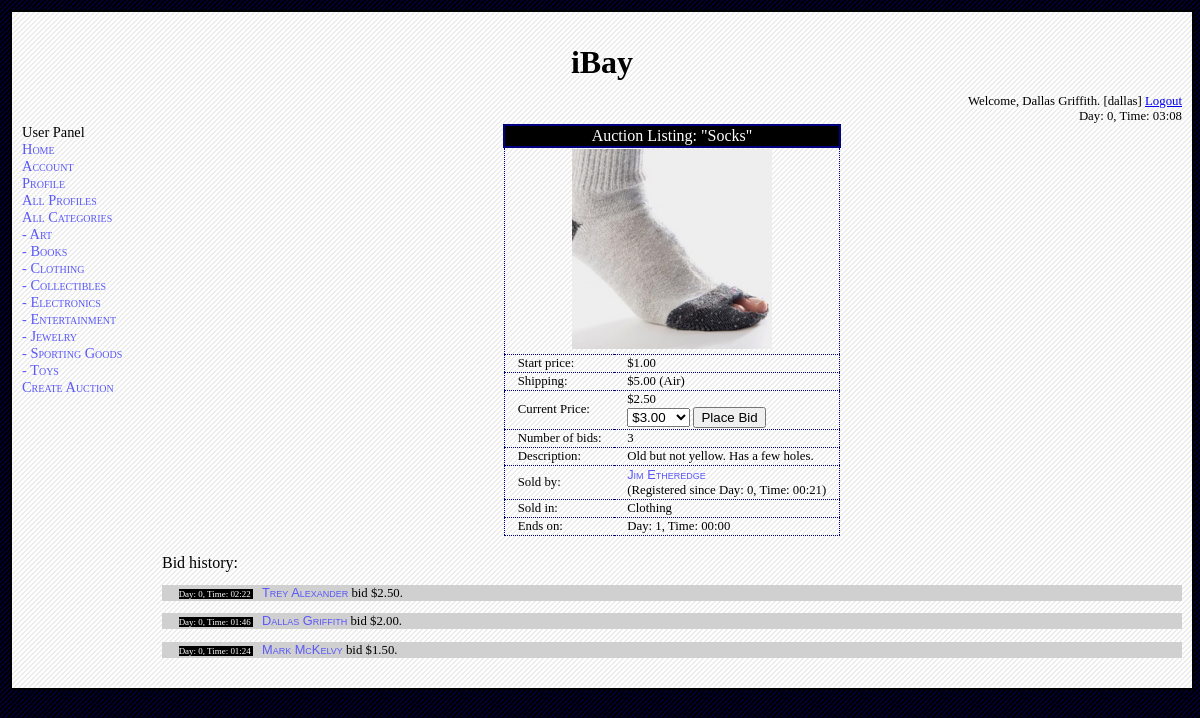
Before: /source/itemlisting.php?mode=view&title=Socks&seller=jim&category=Clothing&end_day=1&end_hour=0&end_minute=0 (signed in) with the older database file.
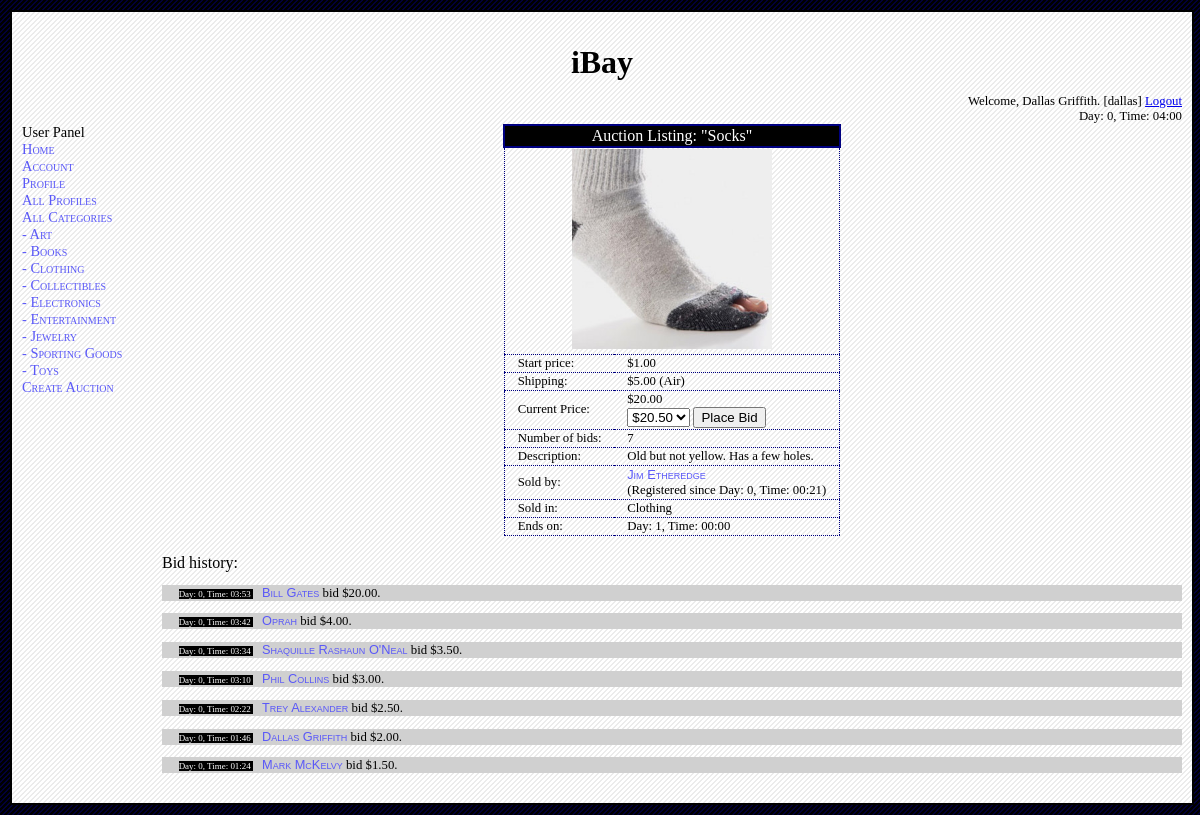
After: the same page with the newer database file.
### tables this page shows
CREATE TABLE `item_listing` (
  `title` varchar(50) NOT NULL default '',
  `seller` varchar(50) NOT NULL default '',
  `category` varchar(30) NOT NULL default '',
  `end_day` int(5) NOT NULL default '0',
  `end_hour` int(2) NOT NULL default '0',
  `end_minute` int(2) NOT NULL default '0',
  `description` varchar(250) default NULL,
  `shipping_cost` float(7,2) default NULL,
  `shipping_method` varchar(100) default NULL,
  `starting_price` float(7,2) default NULL,
  `current_price` float(7,2) default NULL,
  `picture` varchar(100) default NULL,
  `buyer` varchar(50) default NULL,
  `buyerfeedbackforseller_description` varchar(250) default NULL,
  `buyerfeedbackforseller_rating` int(2) default NULL,
  `sellerfeedbackforbuyer_description` varchar(250) default NULL,
  PRIMARY KEY  (`title`,`seller`,`category`,`end_day`,`end_hour`,`end_minute`),
  KEY `seller` (`seller`)
);

CREATE TABLE `bids_on` (
  `username` varchar(50) NOT NULL default '',
  `item_title` varchar(50) NOT NULL default '',
  `item_seller` varchar(50) NOT NULL default '',
  `item_category` varchar(30) NOT NULL default '',
  `item_end_day` int(5) NOT NULL default '0',
  `item_end_hour` int(2) NOT NULL default '0',
  `item_end_minute` int(2) NOT NULL default '0',
  `bid_day` int(5) NOT NULL default '0',
  `bid_hour` int(2) NOT NULL default '0',
  `bid_minute` int(2) NOT NULL default '0',
  `bid_amount` float(7,2) default NULL,
  `display_notification` char(1) default NULL,
  PRIMARY KEY  (`username`,`item_title`,`item_seller`,`item_category`,`item_end_day`,`item_end_hour`,`item_end_minute`,`bid_day`,`bid_hour`,`bid_minute`),
  KEY `item_title` (`item_title`),
  KEY `item_seller` (`item_seller`),
  KEY `item_category` (`item_category`),
  KEY `item_end_day` (`item_end_day`),
  KEY `item_end_hour` (`item_end_hour`),
  KEY `item_end_minute` (`item_end_minute`)
);

### source/dbinfo.php (called while the page is built, shortened)
<?php
class dbinfo_t
{
	var $debug;
	function init ()
	{
		$this->debug = true;
	}
	function query ($q)
	{
		if ($this->debug)
			$result = mysql_query ($q) or die ('BAD QUERY: '.mysql_error ());
		else
			$result = mysql_query ($q);
		return $result;
	}
	function get_realname ($username)
	{
		$result = $this->query ("select realname from user where username = '$username'");
		if (mysql_num_rows ($result) == 0)
			return "ERROR";
		else
		{
			$row = mysql_fetch_assoc ($result);
			return $row['realname'];
		}
	}
}
?>

### source/itemlisting.php (the view, shortened to what the rows shown need)
<?php
include_once ("common.php");
$dbinfo = new dbinfo_t ();
echo_header ($dbinfo);
$mode = get ("mode");
$current_script = current_script ();
$username = $dbinfo->username ();
$curr_day = $dbinfo->day ();
$curr_hour = $dbinfo->hour ();
$curr_minute = $dbinfo->minute ();
$title = get ("title");
$seller = get ("seller");
$category = get ("category");
$end_day = get ("end_day");
$end_hour = get ("end_hour");
$end_minute = get ("end_minute");
if ($mode == "view")
{
	$result = $dbinfo->query ("select * from item_listing
where	title = '$title'
AND	seller = '$seller'
AND	category = '$category'
AND	end_day = $end_day
AND	end_hour = $end_hour
AND	end_minute = $end_minute");
	if (mysql_num_rows ($result) == 0)
	{
		cout ("Invalid item listing.");
	}
	else
	{
		list ($title, $seller, $category, $end_day, $end_hour, $end_min,
		      $description, $shipping_cost, $shipping_method, $starting_price,
		      $current_price, $picture, $buyer, $buyer_fdbk, $buyer_fdbk_rating,
		      $seller_fdbk)
			= mysql_fetch_row ($result);
		$t = new table_common_t ();
		$t->init ("itemlisting");
		$seller_realname = href ("profile.php?mode=view&username=$seller", $dbinfo->get_realname ($seller));
		list ($d, $h, $m) = $dbinfo->get_registration_date ($seller);
		$seller_registration = format_time ($d, $h, $m);
		$closed = is_older ($end_day, $end_hour, $end_minute, $curr_day, $curr_hour, $curr_minute);
		if ($closed)
		{
			$time_message = $t->tr ($t->td ("Ended on:").
						$t->td (format_time ($end_day, $end_hour, $end_min)));
			$curr_price_message = $t->tr ($t->td ("End Price:").
						      $t->td ("\$$current_price"));
			if ($buyer_fdbk_rating != -1)
			{
				if ($dbinfo->is_admin ())
				{
					$url = "$current_script?";
					foreach ($_GET as $var => $val)
						$url = $url."$var=$val&";
					$url = $url."bfdbk=delete";
					$fdbk = $t->tr ($t->td ("Feedback from buyer:<br/>".
								href ($url, "Delete")).
							$t->td ($buyer_fdbk." Rating: $buyer_fdbk_rating"));
				}
				else
				{
					$fdbk = $t->tr ($t->td ("Feedback from buyer:").
							$t->td ($buyer_fdbk." Rating: $buyer_fdbk_rating"));
				}
			}
			else
			{
				$fdbk = $t->tr ($t->td ("Feedback from buyer:").
						$t->td ("None."));
			}
			if (!empty ($seller_fdbk))
			{
				if ($dbinfo->is_admin ())
				{
					$url = "$current_script?";
					foreach ($_GET as $var => $val)
						$url = $url."$var=$val&";
					$url = $url."sfdbk=delete";
					$fdbk = $fdbk.$t->tr ($t->td ("Feedback from seller:<br/>".
								      href ($url, "Delete")).
							      $t->td ($seller_fdbk));
				}
				else
				{
					$fdbk = $fdbk.$t->tr ($t->td ("Feedback from seller:").
							      $t->td ($seller_fdbk));
				}
			}
			else
			{
				$fdbk = $fdbk.$t->tr ($t->td ("Feedback from seller:").
						      $t->td ("None."));
			}
		}
		else
		{
			$time_message = $t->tr ($t->td ("Ends on:").
						$t->td (format_time ($end_day, $end_hour, $end_min)));
			list ($highest_bidder, $highest_bid) =
				$dbinfo->get_highest_bidder ($title, $seller, $category, $end_day, $end_hour, $end_min);
			if ($username != $seller &&
			    $username != $highest_bidder)
			{
				$options = "";
				for ($i = $highest_bid + 0.50; $i <= $highest_bid + 50; $i += 0.50)
				{
					$i = sprintf ("%.2f", $i);
					$options = $options.option ($i, "\$$i");
				}
				$url = "$current_script?";
				foreach ($_GET as $var => $val)
					$url = $url."$var=$val&";
				$url = $url."mode=bid";
				$curr_price_message = $t->tr ($t->td ("Current Price:").
							      $t->td ("\$$current_price".
								      form_begin ("$url", "post").
								      select ("bid_amount", $options).
								      hidden_input ("title", $title).
								      hidden_input ("seller", $seller).
								      hidden_input ("category", $category).
								      hidden_input ("end_day", $end_day).
								      hidden_input ("end_hour", $end_hour).
								      hidden_input ("end_minute", $end_min).
								      submit_input ("Place Bid").
								      form_end ()));
			}
			else
			{
				$curr_price_message = $t->tr ($t->td ("Current Price:").
							      $t->td ("\$$current_price"));
			}
		}
		$num_bids = $dbinfo->get_num_bids ($title, $seller, $category, $end_day, $end_hour, $end_min);
		echo $t->table_begin ().$t->table_head_begin ().
			$t->tr ($t->td_span ("Auction Listing: \"".$title."\"", "", 2)).
			$t->table_head_end ().$t->table_body_begin ().
			$t->tr ($t->td_span (local_img ($picture), "", 2, "center")).
			$t->tr ($t->td ("Start price:").
				$t->td ("\$$starting_price")).
			$t->tr ($t->td ("Shipping:").
				$t->td ("\$$shipping_cost ($shipping_method)")).
			$curr_price_message.
			$t->tr ($t->td ("Number of bids:").
				$t->td ("$num_bids")).
			$t->tr ($t->td ("Description:").
				$t->td ($description)).
			$t->tr ($t->td ("Sold by:").
				$t->td ("$seller_realname<br/>(Registered since $seller_registration)")).
			$t->tr ($t->td ("Sold in:").
				$t->td ($category)).
			$time_message.
			$fdbk.
			$t->table_body_end ().$t->table_end ();
		$result = $dbinfo->query ("select username, bid_day, bid_hour, bid_minute, bid_amount from bids_on
where	item_title = '$title'
AND	item_seller = '$seller'
AND	item_category = '$category'
AND	item_end_day = $end_day
AND	item_end_hour = $end_hour
AND	item_end_minute = $end_minute
order by bid_amount desc");
		if (mysql_num_rows ($result) == 0)
		{
			echo div ("None.", "bidhistory");
		}
		else
		{
			while (list ($bidder, $bid_day, $bid_hour, $bid_minute, $bid_amount)
			       = mysql_fetch_row ($result))
			{
				$bidder_realname = href ("profile.php?mode=view&username=$bidder", $dbinfo->get_realname ($bidder));
				echo div (span (format_time ($bid_day, $bid_hour, $bid_minute), "time").
					  "$bidder_realname bid \$$bid_amount.", "bidhistory");
			}
		}
	}
}
echo_footer ($dbinfo);
?>

### source/common.php (shortened to what the rows shown need)
<?php
include_once ("dbinfo.php");
include_once ("table_common.php");
function echo_header ($dbinfo)
{
	$dbinfo->init ();
	$dbinfo->update_all ();
	echo <<<HEREDOC
<!DOCTYPE HTML PUBLIC "-//W3C//DTD HTML 4.01//EN" "http://www.w3.org/TR/html4/strict.dtd">
<html>
<head>
<meta http-equiv="Content-Type" content="text/html; charset=iso-8859-1" />
<title>CMPS 460 DB Project</title>
<link href="style.css" rel="stylesheet" type="text/css" />
</head>
<body>
HEREDOC;
	echo_div ("container");
	end_div ();
	if ($dbinfo->logged_in ())
	{
		$realname = $dbinfo->realname ();
		$username = $dbinfo->username ();
		$logoutlink = href ("logout.php", "Logout");
		cout ("Welcome, $realname. [$username] $logoutlink");
	}
	else
	{
		$loginlink = href ("login.php", "Login");
		$reglink= href ("registration.php", "Register");
		cout ("Welcome! $loginlink or $reglink");
	}
}
function echo_footer ($dbinfo)
{
	echo <<<HEREDOC
</body>
</html>
HEREDOC;
}
function echo_div ($name)
{
	if (empty ($name))
		echo "<div>\n";
	else
		echo "<div id=\"$name\">\n";
}
function end_div ()
{
	echo "</div>\n";
}
function div ($text, $style_name = "")
{
	if (!empty ($style_name))
		$style_name = "id=\"$style_name\"";
	return "<div $style_name>\n$text\n</div>\n";
}
function span ($text, $style_name)
{
	if (!empty ($style_name))
		$style_name = "id=\"$style_name\"";
	return "<span $style_name>\n$text\n</span>\n";
}
function href ($url, $text)
{
	return "<a href=\"$url\">$text</a>";
}
function local_img ($path)
{
	return "<img src=\"images/$path\">";
}
function get ($key)
{
	if (isset ($_GET[$key]))
		$val = $_GET[$key];
	else
		$val = "";
	return $val;
}
function cout ($str)
{
	echo "$str"."<br/>\n";
}
function format_time ($day, $hour, $minute, $prefix_zeros_to_day = false)
{
	$day += 0;
	$hour += 0;
	$minute += 0;
	if ($minute < 10)
	{
		$minute = "0".$minute;
	}
	if ($hour < 10)
	{
		$hour = "0".$hour;
	}
	return "Day: $day, Time: $hour:$minute";
}
?>

### source/table_common.php (shortened to what the rows shown need)
<?php
class table_common_t
{
	var $main_class;
	function init ($main_class_)
	{
		$this->main_class = $main_class_;
		return $this->main_class;
	}
	function table_begin ()
	{
		return "<table class=\"$this->main_class\">\n";
	}
	function table_end ()
	{
		return "</table>\n";
	}
	function table_head_begin ($custom_class = "")
	{
		if (empty ($custom_class))
			return "<thead class=$this->main_class>\n";
		else
			return "<thead class=$custom_class>\n";
	}
	function table_head_end ()
	{
		return "</thead>\n";
	}
	function table_body_begin ($custom_class = "")
	{
		if (empty ($custom_class))
			return "<tbody class=$this->main_class>\n";
		else
			return "<tbody class=$custom_class>\n";
	}
	function table_body_end ()
	{
		return "</tbody>\n";
	}
	function tr ($s, $custom_class = "")
	{
		if (empty ($custom_class))
			return "\t<tr class=$this->main_class>\n\t$s\n\t</tr>\n";
		else
			return "\t<tr class=$custom_class>\n\t$s\n\t</tr>\n";
	}
	function td ($s, $custom_class = "")
	{
		return $this->td_span ($s, $custom_class);
	}
	function td_span ($s, $custom_class = "", $span = 0, $align = "")
	{
		if (!empty ($align))
			$align = "align=$align";
		if ($span == 0)
		{
			if (empty ($custom_class))
				return "\t<td $align class=$this->main_class>\n\t$s\n\t</td>\n";
			else
				return "\t<td $align class=$custom_class>\n\t$s\n\t</td>\n";
		}
		else
		{
			if (empty ($custom_class))
				return "\t<td $align class=$this->main_class colspan=$span>\n\t$s\n\t</td>\n";
			else
				return "\t<td $align class=$custom_class colspan=$span>\n\t$s\n\t</td>\n";
		}
	}
}
?>

Changed rows visible on the page:
added bids_on: text "Day: 0, Time: 03:53", text "Bill Gates", text "bid $20.00."
added bids_on: text "Day: 0, Time: 03:42", text "Oprah", text "bid $4.00."
added bids_on: text "Day: 0, Time: 03:34", text "Shaquille Rashaun O'Neal", text "bid $3.50."
added bids_on: text "Day: 0, Time: 03:10", text "Phil Collins", text "bid $3.00."
Other visible differences:
$hour: "03" → "04"
$minute: "08" → "00"
$s: "…$5.00 (Air) Current Price: $2.50 Number of bids: 3 Description: Sold by: (Registered…" → "…$5.00 (Air) Current Price: $20.00 Number of bids: 7 Description: Sold by: (Registered…"
form field bid_amount: "$3.00" → "$20.50"
